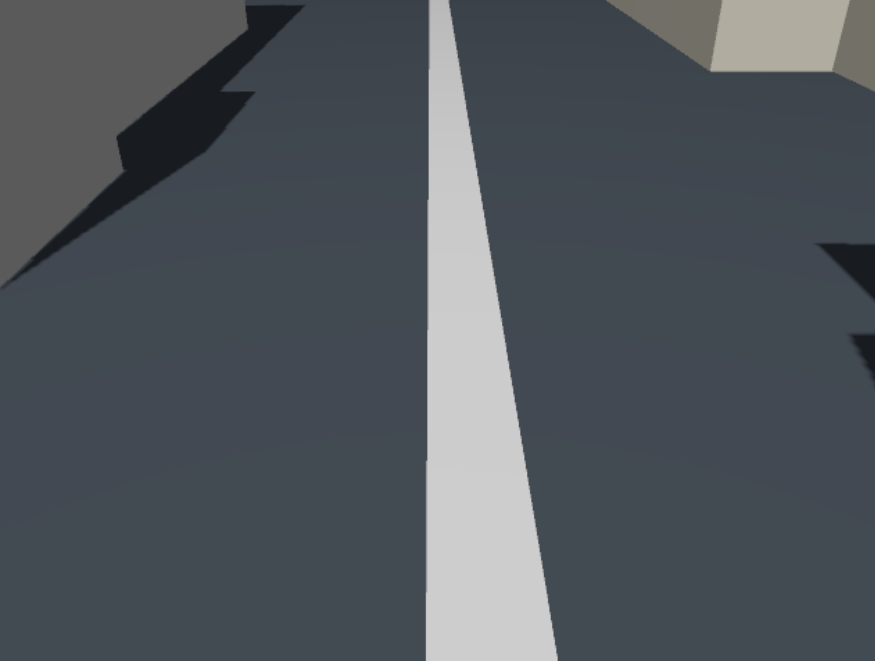
#> input picture src/alexx_py/imagens_teste/teste_pista1.png, 875 x 661 px, found by its file name
$ python teste_cv_2.py
#> lines starting #> are read from the running program, lines starting #| are printed output that depends on the picture; after the words box and inside, x2 and y2 are one past the last pixel; in counts of white or black regions, pixels touching at a corner belong together
import cv2

# Caminho para a sua imagem (substitua pelo caminho real)
image_path = '/home/kifelix/Downloads/teste_pista1.png'  # Exemplo: '/home/user/floor_image.jpg'

# 1. Ler a imagem
image = cv2.imread(image_path)
#> image is the input picture: shape (661, 875, 3); mean B, G, R 92.1, 85.7, 79.7

# Verificar se a imagem foi carregada
if image is None:
    print("Erro: Não foi possível carregar a imagem. Verifique o caminho.")
    exit()

# 2. Converter para escala de cinza
gray_image = cv2.cvtColor(image, cv2.COLOR_BGR2GRAY)

# 3. Aplicar GaussianBlur para reduzir ruídos (melhoria opcional)
# Kernel de 5x5 (ajustável: valores maiores suavizam mais, mas podem borrar detalhes)
blur_kernel = (5, 5)
blurred_image = cv2.GaussianBlur(gray_image, blur_kernel, 0)

# 4. Aplicar thresholding para identificar a linha branca
# Threshold: pixels acima de 200 (aprox. branco) ficam brancos (255), outros pretos (0)
# Ajuste o valor 200 conforme a iluminação da sua imagem (teste valores entre 150-250)
thresh_value = 200
_, binary_image = cv2.threshold(blurred_image, thresh_value, 255, cv2.THRESH_BINARY)
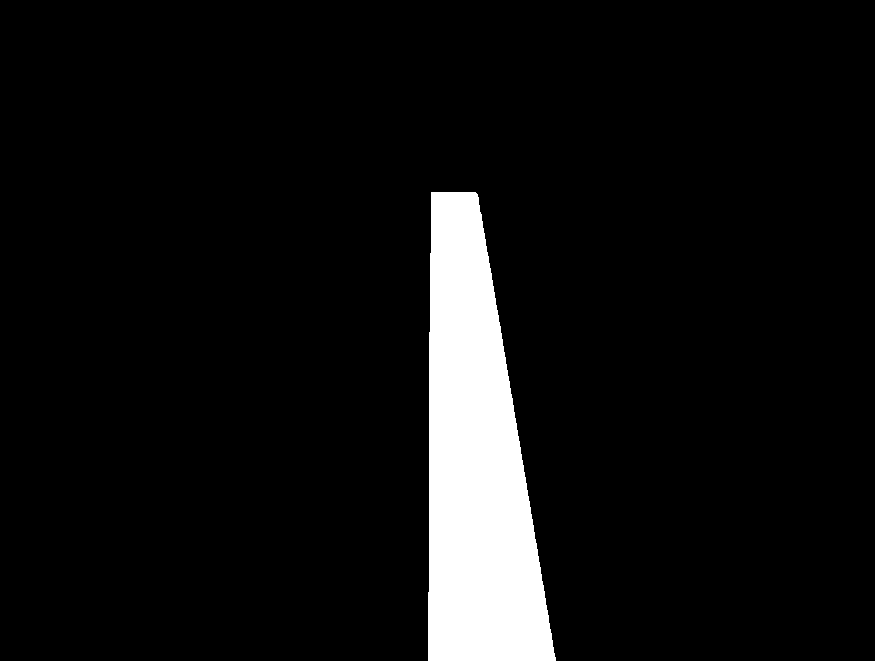
#> binary_image: shape (661, 875); 7.1% white; 1 white region

# 5. Detecção avançada: Encontrar contornos da linha binarizada (melhoria opcional)
# cv2.findContours retorna uma lista de contornos (formas detectadas)
contours, _ = cv2.findContours(binary_image, cv2.RETR_EXTERNAL, cv2.CHAIN_APPROX_SIMPLE)
#> contours = 1 contour; box (x1, y1, x2, y2) and area: (428, 192, 556, 661) 40546

# Criar uma cópia da imagem original para desenhar os contornos
image_with_contours = image.copy()
# Desenhar os contornos em vermelho (cor: (0, 0, 255), espessura: 2)
cv2.drawContours(image_with_contours, contours, -1, (0, 0, 255), 2)
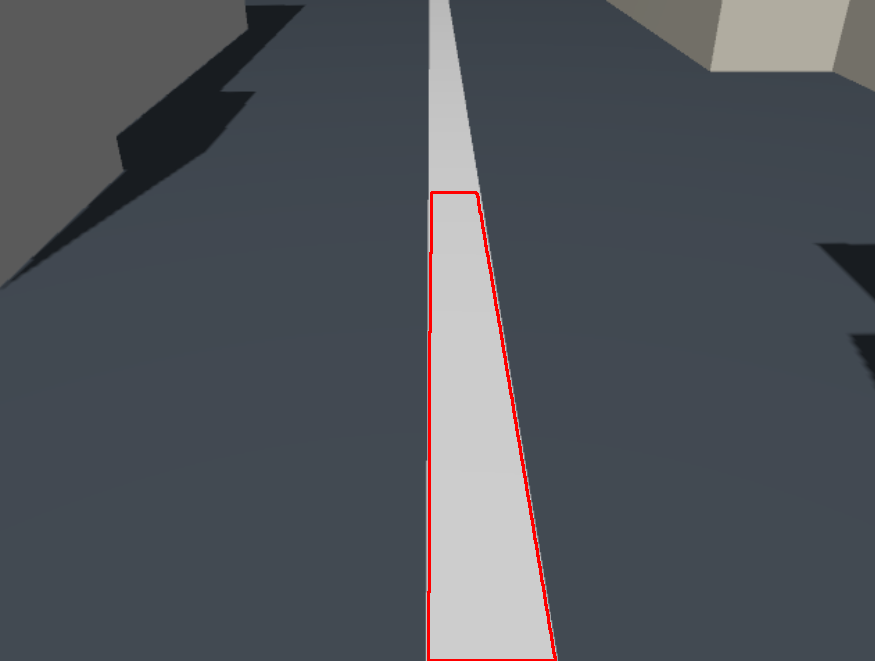
#> image_with_contours: shape (661, 875, 3); 0.58% of pixels changed, all inside (x1, y1, x2, y2) = (427, 191, 557, 661)

# (Opcional) Alternativa ao threshold: Usar Canny Edge Detection para bordas
# Melhor para iluminação variável ou sombras (detecta gradientes)
# Descomente as linhas abaixo para testar em vez do threshold
# canny_low = 50  # Limite inferior para bordas (ajustável)
# canny_high = 150  # Limite superior (ajustável)
# edges = cv2.Canny(blurred_image, canny_low, canny_high)
# cv2.imshow('Bordas Detectadas (Canny)', edges)

# 6. Mostrar as imagens (para visualização)
cv2.imshow('Imagem Original', image)
cv2.imshow('Imagem em Cinza', gray_image)
cv2.imshow('Imagem Suavizada (Blur)', blurred_image)
cv2.imshow('Linha Detectada (Binarizada)', binary_image)
cv2.imshow('Contornos Desenhados na Original', image_with_contours)

# Aguardar tecla para fechar (pressione qualquer tecla)
cv2.waitKey(0)
cv2.destroyAllWindows()

# (Opcional) Salvar as imagens processadas
cv2.imwrite('linha_detectada.jpg', binary_image)
cv2.imwrite('contornos_desenhados.jpg', image_with_contours)
print("Imagens salvas: 'linha_detectada.jpg' e 'contornos_desenhados.jpg'")
